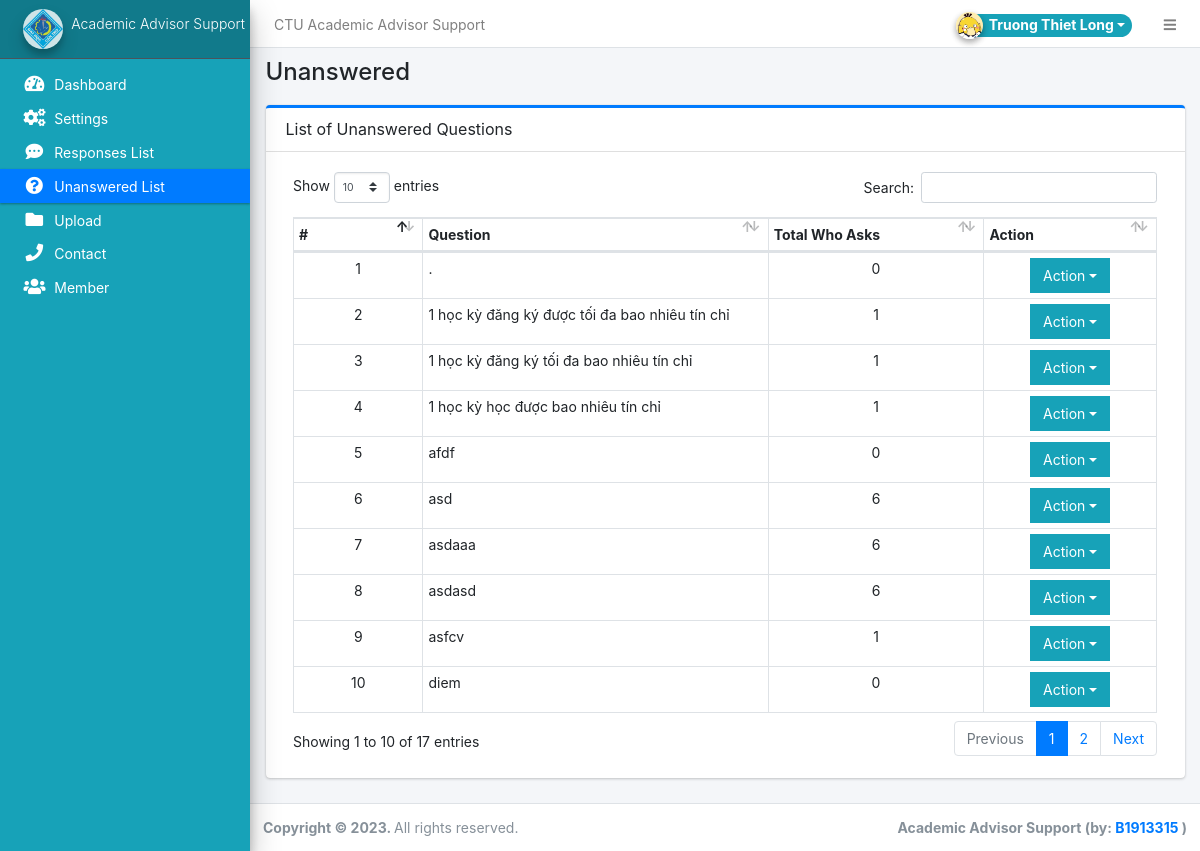
Screenshot of /admin/?page=unanswered (signed in) with the database file from the repository.
### tables this page shows
CREATE TABLE `unanswered` (
  `id` int(30) NOT NULL,
  `question` text DEFAULT NULL,
  `no_asks` int(30) NOT NULL DEFAULT 0
);

### admin/unanswered/index.php (the view, shortened to what this page needs)
<div class="card card-outline card-primary">
	<div class="card-header">
		<h3 class="card-title">List of Unanswered Questions</h3>
	</div>
	<div class="card-body">
		<div class="container-fluid">
			<table class="table table-bordered table-stripped">
				<colgroup>
					<col width="15%">
					<col width="40%">
					<col width="25%">
					<col width="20%">
				</colgroup>
				<thead>
					<tr>
						<th>#</th>
						<th>Question</th>
						<th>Total Who Asks</th>
						<th>Action</th>
					</tr>
				</thead>
				<tbody>
					<?php
					$i = 1;
						$qry = $conn->query("SELECT * FROM `unanswered`  order by question asc ");
						while($row = $qry->fetch_assoc()):
					?>
						<tr>
							<td class="text-center"><?php echo $i++; ?></td>
							<td><?php echo $row['question'] ?></td>
							<td class="text-center"><?php echo number_format($row['no_asks']) ?></td>
							<td align="center">
								 <button type="button" class="btn btn-flat btn-info dropdown-toggle dropdown-icon" data-toggle="dropdown">
				                  		Action
				                  </button>
							</td>
						</tr>
					<?php endwhile; ?>
				</tbody>
			</table>
		</div>
	</div>
</div>

### rows the page displays
unanswered: question ".", no_asks "0"
unanswered: question "1 học kỳ đăng ký được tối đa bao nhiêu tín chỉ", no_asks "1"
unanswered: question "1 học kỳ đăng ký tối đa bao nhiêu tín chỉ", no_asks "1"
unanswered: question "1 học kỳ học được bao nhiêu tín chỉ", no_asks "1"
unanswered: question "afdf", no_asks "0"
unanswered: question "asd", no_asks "6"
unanswered: question "asdaaa", no_asks "6"
unanswered: question "asdasd", no_asks "6"
unanswered: question "asfcv", no_asks "1"
unanswered: question "diem", no_asks "0"

### other values shown
$_settings->info('name') "CTU Academic Advisor Support"
$_settings->userdata('firstname').' '.$_settings->userdata('lastname') "Truong Thiet Long"
$_settings->info('short_name') "Academic Advisor Support"
str_replace(array("/","_"), " ",$page) "Unanswered"
